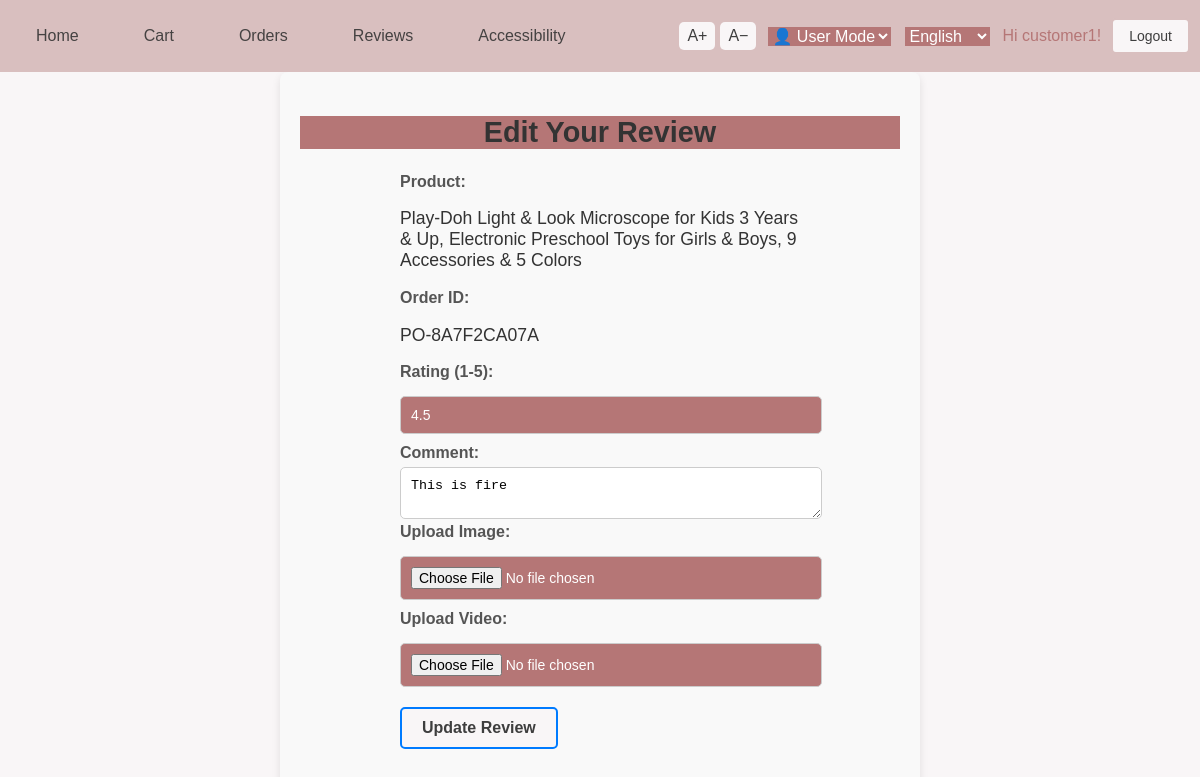
Page /reviews/edit_review/1/ (signed in) on the earlier database version.
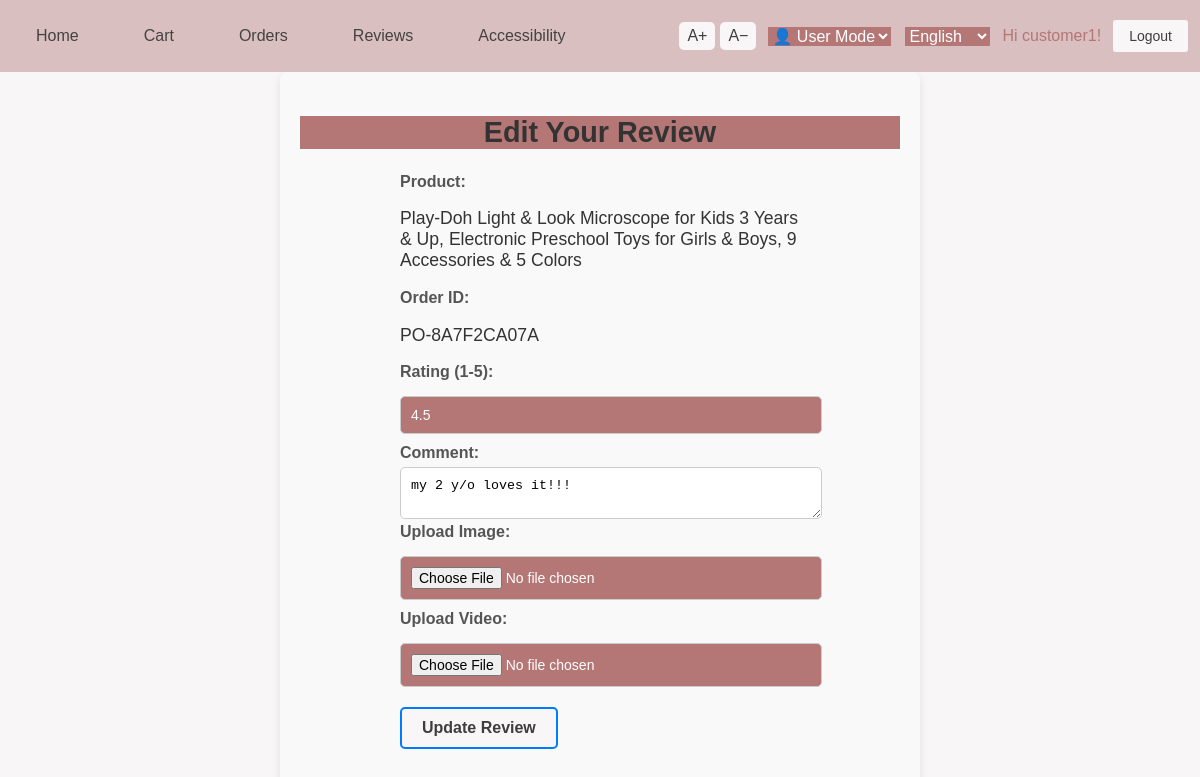
Same page on the later database version.
### review/models.py (models this page shows, shortened)
class Review(models.Model):
    user = models.ForeignKey(User, on_delete=models.CASCADE)
    product = models.ForeignKey(Product, on_delete=models.CASCADE, related_name='reviews')
    order = models.ForeignKey(Order, on_delete=models.CASCADE)
    rating = models.DecimalField(max_digits=3, decimal_places=1)
    comment = models.TextField()
    created_at = models.DateTimeField(auto_now_add=True)
    image = models.ImageField(upload_to='review_images/', blank=True, null=True)
    video = models.FileField(upload_to='review_videos/', blank=True, null=True)
    last_edited = models.DateTimeField(null=True, blank=True)
    vendor_response = models.TextField(blank=True, null=True)

### review/views.py (the view)
# urls.py: path('edit_review/<int:review_id>/', views.edit_review, name='edit_review'),
@login_required
def edit_review(request, review_id):
    review = get_object_or_404(Review, id=review_id, user=request.user)
    if request.method == "POST":
        form = ReviewForm(request.POST, request.FILES, instance=review)
        if form.is_valid():
            updated_review = form.save(commit=False)
            updated_review.save()  # Offensive language will be censored automatically in the save method.
            messages.success(request, "Review updated successfully!")
            return redirect("my_reviews")
    else:
        form = ReviewForm(instance=review)
    return render(request, "review/edit_review.html", {"form": form, "product": review.product, "order": review.order})

### review/forms.py
class ReviewForm(forms.ModelForm):
    class Meta:
        model = Review
        fields = ['rating', 'comment', 'image', 'video']
        widgets = {
            'rating': forms.NumberInput(attrs={
                'min': 1,
                'max': 5,
                'step': 0.1,  # Allow more precise decimal input
                'class': 'form-control rating-input'
            }),
            'comment': forms.Textarea(attrs={
                'class': 'form-control',
                'rows': 3,
                'placeholder': "Write your review here..."
            }),
            'image': forms.FileInput(attrs={'class': 'form-control'}),
            'video': forms.FileInput(attrs={'class': 'form-control'}),
        }

### ecommerce/context_processors.py (called while the page is built)
def currency_context(request):
    lang = request.LANGUAGE_CODE
    config = settings.LANGUAGE_CURRENCY_MAP.get(lang, {'symbol': '¥', 'rate': 1})
    return {
        'currency_symbol': config['symbol'],
        'currency_rate': config['rate'],
    }

### templates/review/edit_review.html (shortened to what this page needs)
{% extends "base.html" %}
{% load i18n %}
{% block content %}
<div class="container mt-5">
    <div class="edit-review-container">
        <h2 class="text-center mb-4">{% trans "Edit Your Review" %}</h2>
        <form method="post" enctype="multipart/form-data">
            <div class="mb-3">
                <label class="form-label">{% trans "Product:" %}</label>
                <p class="fw-bold">{{ product.product_name }}</p>
            </div>
            <div class="mb-3">
                <label class="form-label">{% trans "Order ID:" %}</label>
                <p class="fw-bold">{{ order.po_number }}</p>
            </div>
            <div class="mb-3">
                <label class="form-label">{% trans "Rating (1-5):" %}</label>
                <input type="number" step="0.1" name="rating" min="1" max="5" class="form-control" value="{{ form.rating.value|default:1 }}">
            </div>
            <div class="mb-3">
                <label class="form-label">{% trans "Comment:" %}</label>
                <textarea name="comment" class="form-control" placeholder="{% trans 'Write your review here...' %}">{{ form.comment.value|default_if_none:'' }}</textarea>
            </div>
            <div class="mb-3">
                <label class="form-label">{% trans "Upload Image:" %}</label>
                <input type="file" name="image" class="form-control">
            </div>
            <div class="mb-3">
                <label class="form-label">{% trans "Upload Video:" %}</label>
                <input type="file" name="video" class="form-control">
            </div>
            <div class="text-center">
                <button type="submit" class="btn btn-primary w-50">{% trans "Update Review" %}</button>
            </div>
        </form>
    </div>
</div>
{% endblock %}

Differences in the rows shown:
changed Review: comment "This is fire" → "my 2 y/o loves it!!!"
